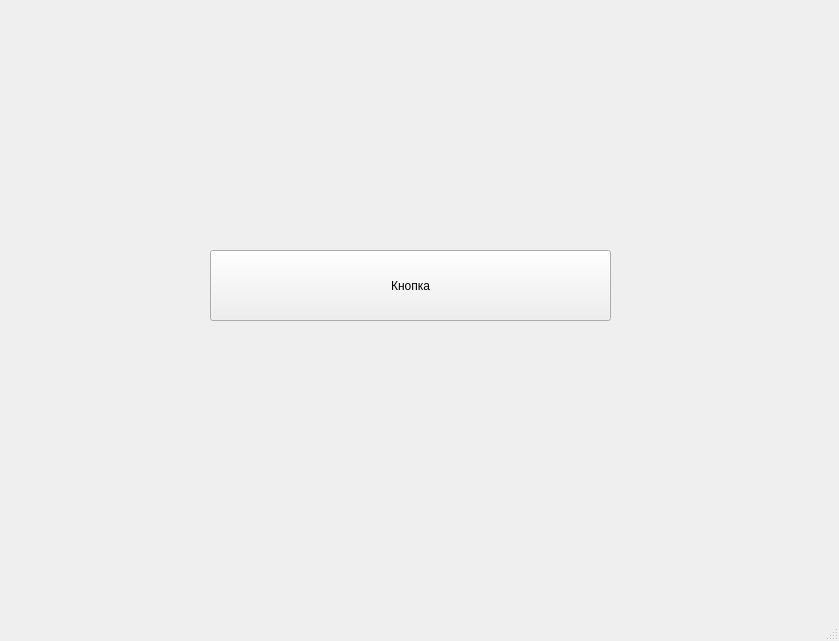
<?xml version="1.0" encoding="UTF-8"?>
<ui version="4.0">
 <class>MainWindow</class>
 <widget class="QMainWindow" name="MainWindow">
  <property name="geometry">
   <rect>
    <x>0</x>
    <y>0</y>
    <width>839</width>
    <height>641</height>
   </rect>
  </property>
  <property name="windowTitle">
   <string>MainWindow</string>
  </property>
  <widget class="QWidget" name="centralwidget">
   <widget class="QPushButton" name="pushButton">
    <property name="geometry">
     <rect>
      <x>210</x>
      <y>250</y>
      <width>401</width>
      <height>71</height>
     </rect>
    </property>
    <property name="text">
     <string>Кнопка</string>
    </property>
   </widget>
  </widget>
  <widget class="QMenuBar" name="menubar">
   <property name="geometry">
    <rect>
     <x>0</x>
     <y>0</y>
     <width>839</width>
     <height>21</height>
    </rect>
   </property>
  </widget>
  <widget class="QStatusBar" name="statusbar"/>
 </widget>
 <resources/>
 <connections/>
</ui>
